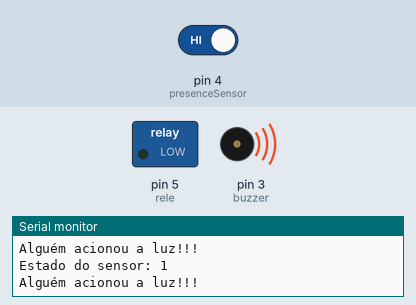
A sketch run on a simulated Arduino Uno, built with avr-gcc and run on an emulated ATmega328P. Parts: switched loads named in the sketch (green lamp = pin HIGH), buzzer (waves = sounding), the last lines printed to the serial monitor. The test bench sets the inputs (shaded band); at power-on: pin 4 (presenceSensor) HIGH.

Above: at 15.05 s.
15.4 s: pin 4 (presenceSensor) driven LOW
At 22.9 s:
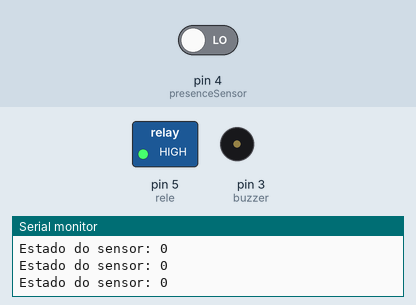
23.5 s: pin 4 (presenceSensor) driven HIGH
At 26.6 s:
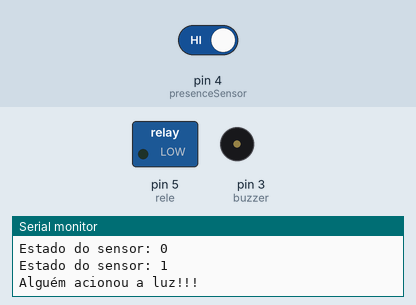
Timing chart, 0 to 34.1 s (numbered marks = the images above; inputs shaded):
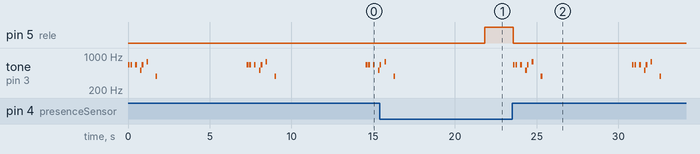

The sketch:

DSME2.ino
```cpp
#define rele 5
#define presenceSensor 4
#define buzzer 3

int presenceSensorState;  //Instacia estado do sensor

//Dados buzzer
int melodia[] = {660,660,660,510,660,770,380};
int duracaonotas[] = {100,100,100,100,100,100,100};

void setup()
{
  Serial.begin(9600);                   //Inicia o serial
  Serial.println("Começo do programa");
  pinMode(rele, OUTPUT);                //Define a porta rele como saida
  pinMode(presenceSensor, INPUT);       //Define a porta "sensor" como entrada

  digitalWrite(rele, HIGH);              //High = desligado(estado 1), Low = ligado(estado 0) | começa desligado
}

void loop()
{
  acionamentoRele();                   //Loop do Rele
}

void acionamentoRele()
{

   presenceSensorState = digitalRead(presenceSensor);
   Serial.print("Estado do sensor: ");
   Serial.println(presenceSensorState);

   if (presenceSensorState == LOW)
   {
     digitalWrite(rele,HIGH);                         //Desacionamento rele
   }
   else                                               //Se houver alteração de estado
   {
    Serial.println("Alguém acionou a luz!!!");
    digitalWrite(rele,LOW);                           //Acionamento Rele
    Mario();
    delay(5000);                                      //Permanecer por 5 segundos
   }
}

void Mario()                                          //Função do buzzer
{
  for (int nota = 0; nota < 7; nota++) {

        int duracaonota = duracaonotas[nota];
        tone(buzzer, melodia[nota],duracaonota);
        //pausa
        int pausanota[] ={150,300,300,100,300,550,575};
        delay(pausanota[nota]);
        }

        noTone(buzzer);
}
```

Measured:
- after the input at 15.4 s, pin 5 (rele): LOW → HIGH after 6.4 s; tone on pin 3 (buzzer): goes on until 16.4 s, then stays silent
- after the input at 23.5 s, pin 5 (rele): HIGH → LOW after 0.06 s; tone on pin 3 (buzzer): plays 660 Hz for 0.10 s, 660 Hz for 0.10 s, 660 Hz for 0.10 s, 510 Hz for 0.10 s, 660 Hz for 0.10 s, 770 Hz for 0.10 s … (14 notes in this stretch), starting after 0.06 s
- by itself, tone on pin 3 (buzzer): repeats every 7.3 s: silent 0.05 s, 2 × (660 Hz 0.10 s, silent 0.20 s), 510 Hz 0.10 s, 660 Hz 0.10 s, silent 0.20 s, 770 Hz 0.10 s, silent 0.45 s, 380 Hz 0.10 s, silent 5.5 s, 660 Hz 0.10 s
